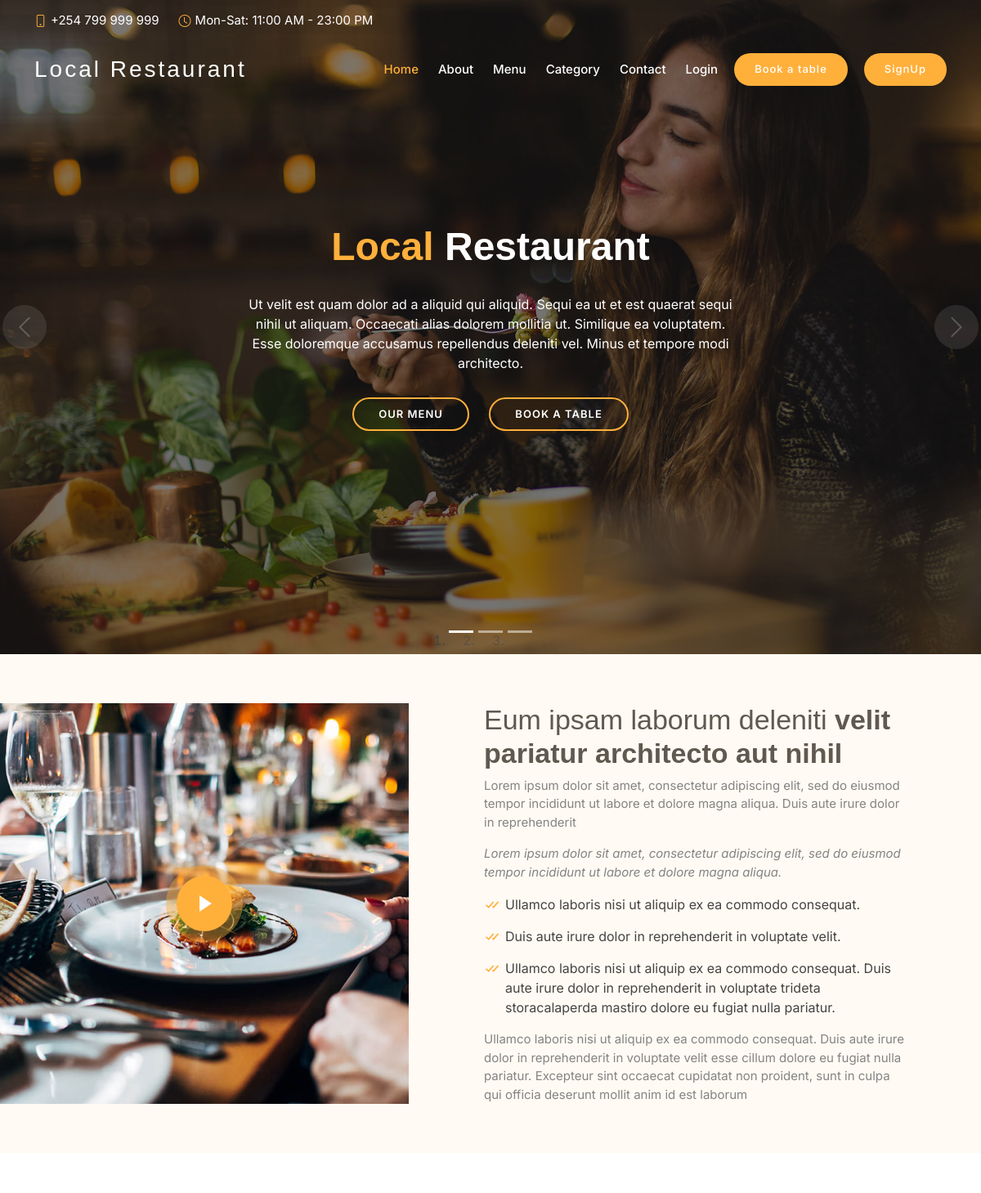
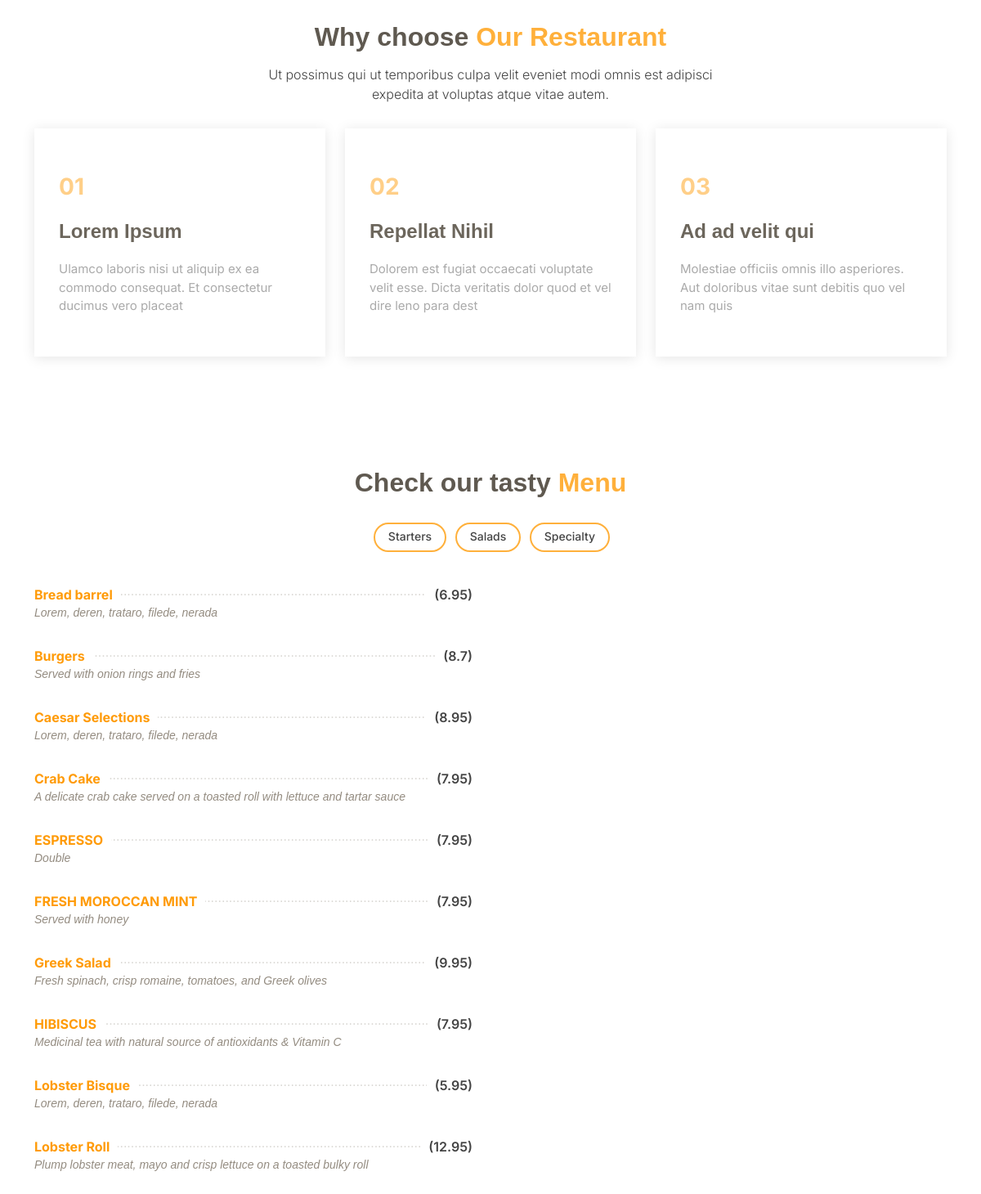
Page /menu/menus/ on the committed database (2 pictures, top to bottom).
### menu/models.py (models this page shows, shortened)
class Menu(models.Model):
    title = models.CharField(max_length=200)
    summary = models.TextField(max_length=1000, help_text='Enter a brief description of the menu')
    price = models.FloatField()
    category = models.ForeignKey('Category', on_delete=models.SET_NULL, null=True)
    class Meta:
        ordering = ['title', 'category']
    def get_absolute_url(self):
        return reverse('menu-detail', args=[str(self.id)])

### menu/views.py (the view)
# urls.py: path('menus/', views.MenuListView.as_view(), name='menus'),
class MenuListView(generic.ListView):
    model = Menu
    paginate_by = 10

### menu/templates/menu/menu_list.html (shortened to what this page needs)
{% extends "base_generic.html" %}
 {% block content %}
 {% load static %}
 <section id="hero">
  <div class="hero-container">
    <div id="heroCarousel" data-bs-interval="5000" class="carousel slide carousel-fade" data-bs-ride="carousel">
      <ol class="carousel-indicators" id="hero-carousel-indicators"></ol>
      <div class="carousel-inner" role="listbox">
        <div class="carousel-item active" style="background-image: url('{%static 'img/slide-1.jpg' %}');">
          <div class="carousel-container">
            <div class="carousel-content">
              <h2 class="animate__animated animate__fadeInDown"><span>Local</span> Restaurant</h2>
              <p class="animate__animated animate__fadeInUp">Ut velit est quam dolor ad a aliquid qui aliquid. Sequi ea ut et est quaerat sequi nihil ut aliquam. Occaecati alias dolorem mollitia ut. Similique ea voluptatem. Esse doloremque accusamus repellendus deleniti vel. Minus et tempore modi architecto.</p>
              <div>
                <a href="{% url 'menus' %}" class="btn-menu animate__animated animate__fadeInUp scrollto">Our Menu</a>
                <a href="#book-a-table" class="btn-book animate__animated animate__fadeInUp scrollto">Book a Table</a>
              </div>
            </div>
          </div>
        </div>
      </div>
      <a class="carousel-control-prev" href="#heroCarousel" role="button" data-bs-slide="prev">
        <span class="carousel-control-prev-icon bi bi-chevron-left" aria-hidden="true"></span>
      </a>
      <a class="carousel-control-next" href="#heroCarousel" role="button" data-bs-slide="next">
        <span class="carousel-control-next-icon bi bi-chevron-right" aria-hidden="true"></span>
      </a>
    </div>
  </div>
</section>
  <section id="about" class="about">
    <div class="container-fluid">
      <div class="row">
        <div class="col-lg-5 align-items-stretch video-box" style="background-image: url('{%static 'img/about.jpg' %}');">
          <a href="https://www.youtube.com/watch?v=jDDaplaOz7Q" class="venobox play-btn mb-4" data-vbtype="video" data-autoplay="true"></a>
        </div>
        <div class="col-lg-7 d-flex flex-column justify-content-center align-items-stretch">
          <div class="content">
            <h3>Eum ipsam laborum deleniti <strong>velit pariatur architecto aut nihil</strong></h3>
            <p>
              Lorem ipsum dolor sit amet, consectetur adipiscing elit, sed do eiusmod tempor incididunt ut labore et dolore magna aliqua. Duis aute irure dolor in reprehenderit
            </p>
            <p class="fst-italic">
              Lorem ipsum dolor sit amet, consectetur adipiscing elit, sed do eiusmod tempor incididunt ut labore et dolore
              magna aliqua.
            </p>
            <ul>
              <li><i class="bx bx-check-double"></i> Ullamco laboris nisi ut aliquip ex ea commodo consequat.</li>
              <li><i class="bx bx-check-double"></i> Duis aute irure dolor in reprehenderit in voluptate velit.</li>
              <li><i class="bx bx-check-double"></i> Ullamco laboris nisi ut aliquip ex ea commodo consequat. Duis aute irure dolor in reprehenderit in voluptate trideta storacalaperda mastiro dolore eu fugiat nulla pariatur.</li>
            </ul>
            <p>
              Ullamco laboris nisi ut aliquip ex ea commodo consequat. Duis aute irure dolor in reprehenderit in voluptate
              velit esse cillum dolore eu fugiat nulla pariatur. Excepteur sint occaecat cupidatat non proident, sunt in
              culpa qui officia deserunt mollit anim id est laborum
            </p>
          </div>
        </div>
      </div>
    </div>
  </section>
  <section id="why-us" class="why-us">
    <div class="container">
      <div class="section-title">
        <h2>Why choose <span>Our Restaurant</span></h2>
        <p>Ut possimus qui ut temporibus culpa velit eveniet modi omnis est adipisci expedita at voluptas atque vitae autem.</p>
      </div>
      <div class="row">
        <div class="col-lg-4">
          <div class="box">
            <span>01</span>
            <h4>Lorem Ipsum</h4>
            <p>Ulamco laboris nisi ut aliquip ex ea commodo consequat. Et consectetur ducimus vero placeat</p>
          </div>
        </div>
        <div class="col-lg-4 mt-4 mt-lg-0">
          <div class="box">
            <span>02</span>
            <h4>Repellat Nihil</h4>
            <p>Dolorem est fugiat occaecati voluptate velit esse. Dicta veritatis dolor quod et vel dire leno para dest</p>
          </div>
        </div>
        <div class="col-lg-4 mt-4 mt-lg-0">
          <div class="box">
            <span>03</span>
            <h4> Ad ad velit qui</h4>
            <p>Molestiae officiis omnis illo asperiores. Aut doloribus vitae sunt debitis quo vel nam quis</p>
          </div>
        </div>
      </div>
    </div>
  </section>
  <section id="menu" class="menu">
    <div class="container">
      <div class="section-title">
        <h2>Check our tasty <span>Menu</span></h2>
      </div>
      <div class="row">
        <div class="col-lg-12 d-flex justify-content-center">
          <ul id="menu-flters">
            <li data-filter=".filter-starters">Starters</li>
            <li data-filter=".filter-salads">Salads</li>
            <li data-filter=".filter-specialty">Specialty</li>
          </ul>
        </div>
      </div>
  {% if menu_list %}
          {% for menu in menu_list %}
          <div class="row menu-container">
            <div class="col-lg-6 menu-item filter-all">
              <div class="menu-content">
                <a href="{{ menu.get_absolute_url }}">{{ menu.title }}</a><span>({{menu.price}})</span>
              </div>
              <div class="menu-ingredients">
                {{ menu.summary }}
              </div>
            </div>
          </div>
          {% endfor %}
  {% else %}
      <p>There are no menus in the restaurant.</p>
  {% endif %}
{% endblock %}

### menu/templates/base_generic.html (shortened to what this page needs)
<!DOCTYPE html>
{% load static %}
<html lang="en">
<head>
    <link href="https://cdn.jsdelivr.net/npm/bootstrap@5.3.0/dist/css/bootstrap.min.css" rel="stylesheet"
>
    <link href="{% static 'vendor/animate.css/animate.min.css' %}" rel="stylesheet"/>
    <link href="{% static 'vendor/bootstrap/css/bootstrap.min.css' %}"  rel="stylesheet"/>
    <link href="{% static 'vendor/bootstrap-icons/bootstrap-icons.css' %}"  rel="stylesheet"/>
    <link href="{% static 'vendor/boxicons/css/boxicons.min.css' %}"  rel="stylesheet"/>
    <link href="{% static 'vendor/glightbox/css/glightbox.min.css' %}"  rel="stylesheet"/>
    <link href="{% static 'vendor/swiper/swiper-bundle.min.css' %}"  rel="stylesheet"/>
    <link rel="stylesheet" href="{% static 'css/styles.css' %}" />
</head>
<body>
  {% block header %}
  <section id="topbar" class="d-flex align-items-center fixed-top topbar-transparent">
    <div class="container-fluid container-xl d-flex align-items-center justify-content-center justify-content-lg-start">
      <i class="bi bi-phone d-flex align-items-center"><span>+254 799 999 999</span></i>
      <i class="bi bi-clock ms-4 d-none d-lg-flex align-items-center"><span>Mon-Sat: 11:00 AM - 23:00 PM</span></i>
    </div>
  </section>
  <header id="header" class="fixed-top d-flex align-items-center header-transparent">
    <div class="container-fluid container-xl d-flex align-items-center justify-content-between">
        <div class="logo me-auto">
          <h1><a href="{% url 'index' %}">Local Restaurant</a></h1>
        </div>
          <nav id="navbar" class="navbar order-last order-lg-0">
            <ul>
              <li><a class="nav-link scrollto active" href="{% url 'index' %}">Home</a></li>
              <li><a class="nav-link scrollto" href="#about">About</a></li>
              <li><a class="nav-link scrollto"  href="{% url 'menus' %}">Menu</a></li>
              <li><a class="nav-link scrollto"  href="{% url 'category' %}">Category</a></li>
              <li><a class="nav-link scrollto" href="#contact">Contact</a></li>
              <ul class="sidebar-nav">
              {% if user.is_authenticated %}
                <li>User: {{ user.get_username }}</li>
                <li><a class="nav-link scrollto" href="{% url 'logout' %}?next={{ request.path }}">Logout</a></li>
              {% else %}
                <li><a class="nav-link scrollto" href="{% url 'login' %}?next={{ request.path }}">Login</a></li>
              {% endif %}
              </ul>
            </ul>
          </nav>
          <a href="#book-a-table" class="book-a-table-btn scrollto">Book a table</a>
          <a class="book-a-table-btn scrollto" href="#signup">SignUp</a>
    </div>
  </header>
  {% endblock %}
  {% block content %}
  {% endblock %}
</body>
</html>

### rows in the picture
Menu: title "Bread barrel", price "6.95", summary "Lorem, deren, trataro, filede, nerada"
Menu: title "Burgers", price "8.7", summary "Served with onion rings and fries"
Menu: title "Caesar Selections", price "8.95", summary "Lorem, deren, trataro, filede, nerada"
Menu: title "Crab Cake", price "7.95", summary "A delicate crab cake served on a toasted roll with lettuce and tartar sauce"
Menu: title "ESPRESSO", price "7.95", summary "Double"
Menu: title "FRESH MOROCCAN MINT", price "7.95", summary "Served with honey"
Menu: title "Greek Salad", price "9.95", summary "Fresh spinach, crisp romaine, tomatoes, and Greek olives"
Menu: title "HIBISCUS", price "7.95", summary "Medicinal tea with natural source of antioxidants & Vitamin C"
Menu: title "Lobster Bisque", price "5.95", summary "Lorem, deren, trataro, filede, nerada"
Menu: title "Lobster Roll", price "12.95", summary "Plump lobster meat, mayo and crisp lettuce on a toasted bulky roll"
